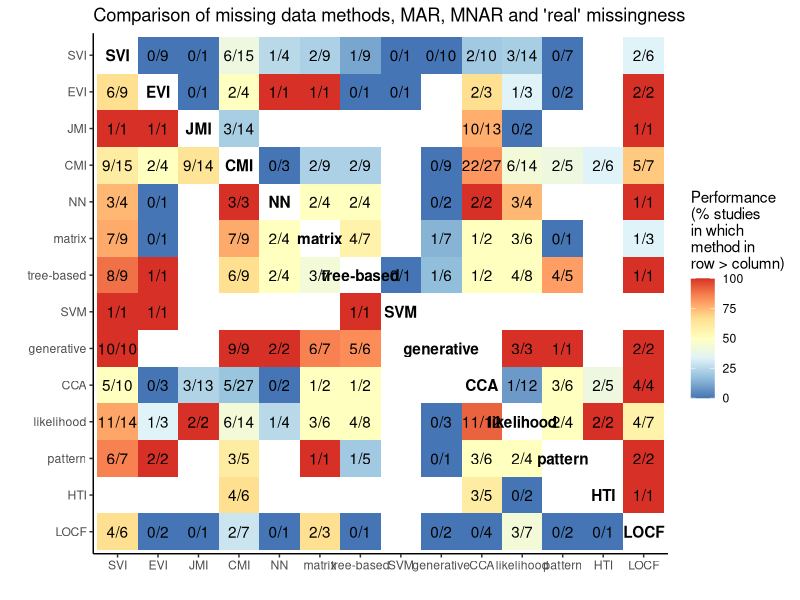
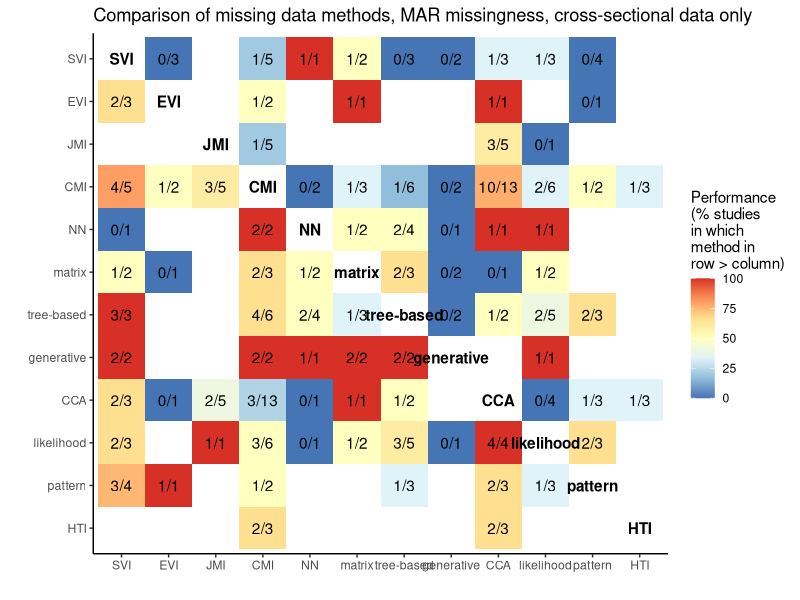
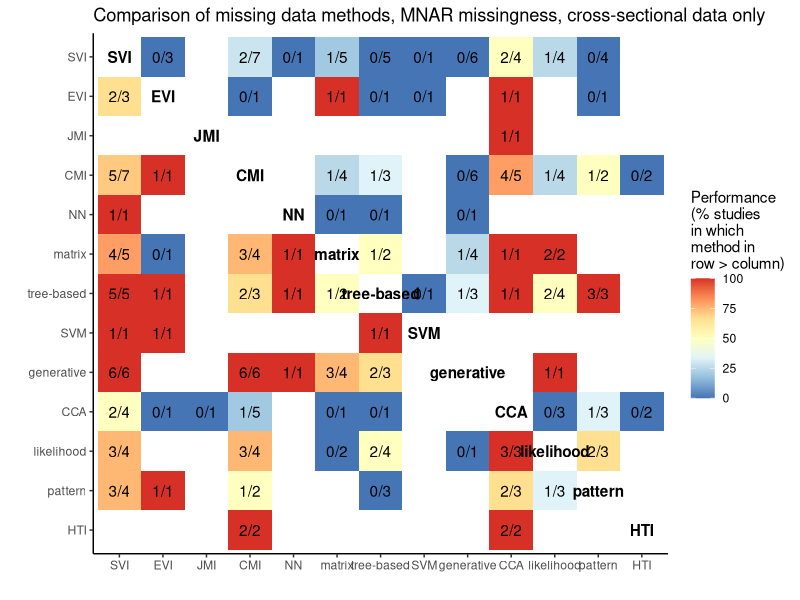
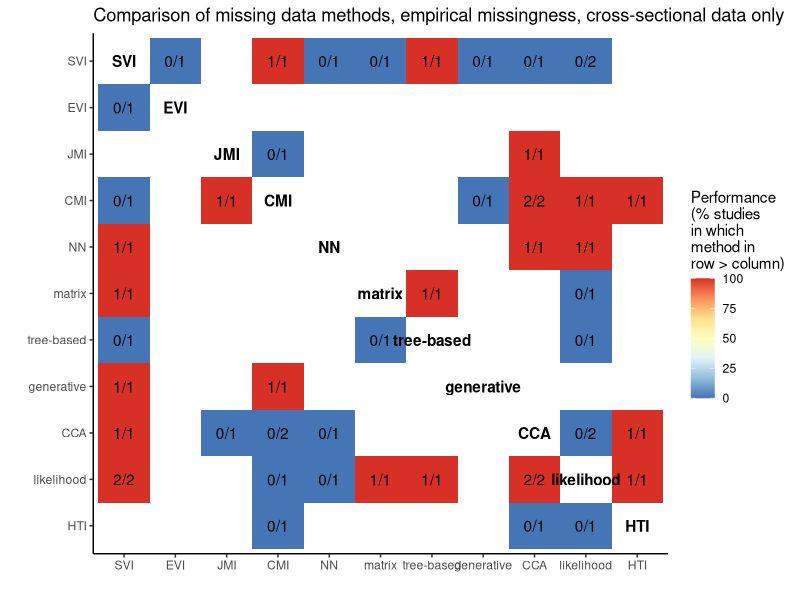
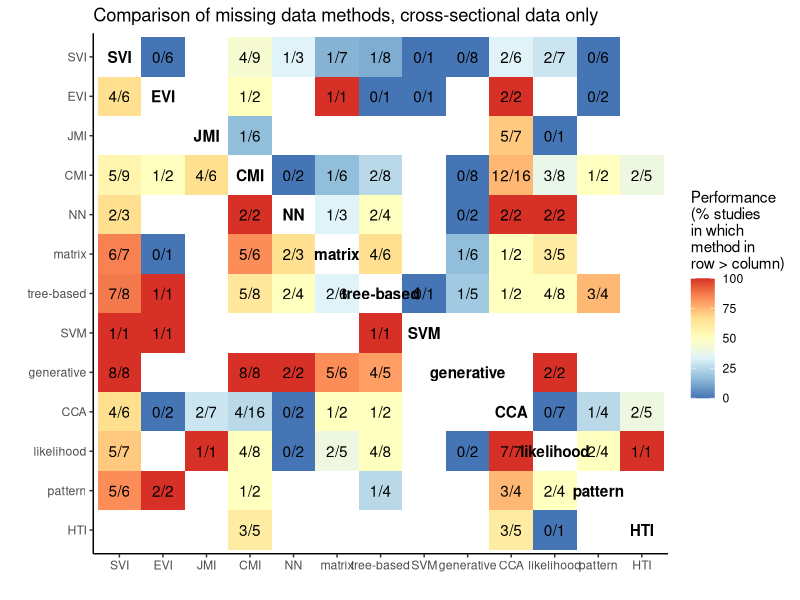
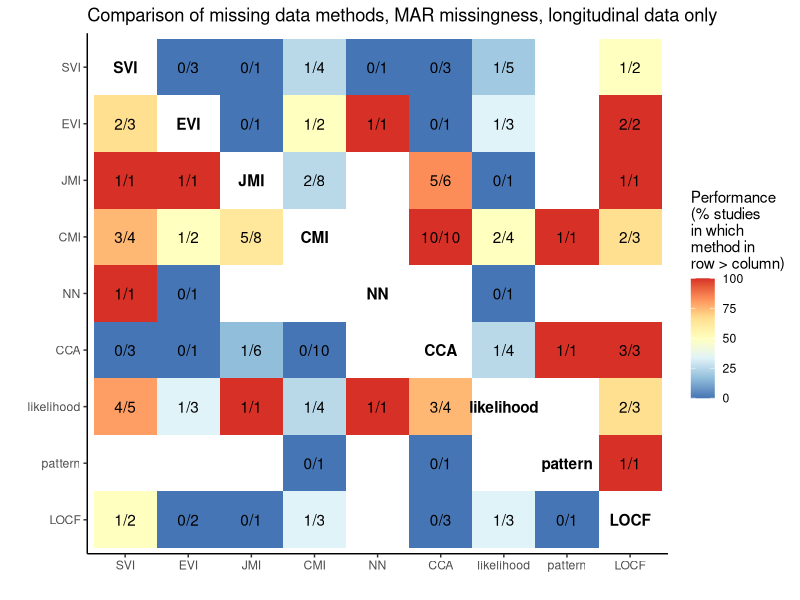
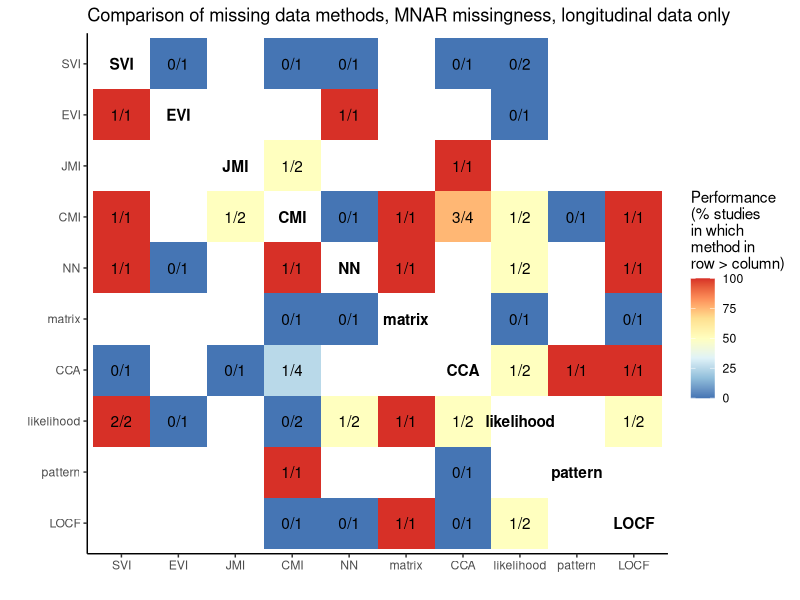
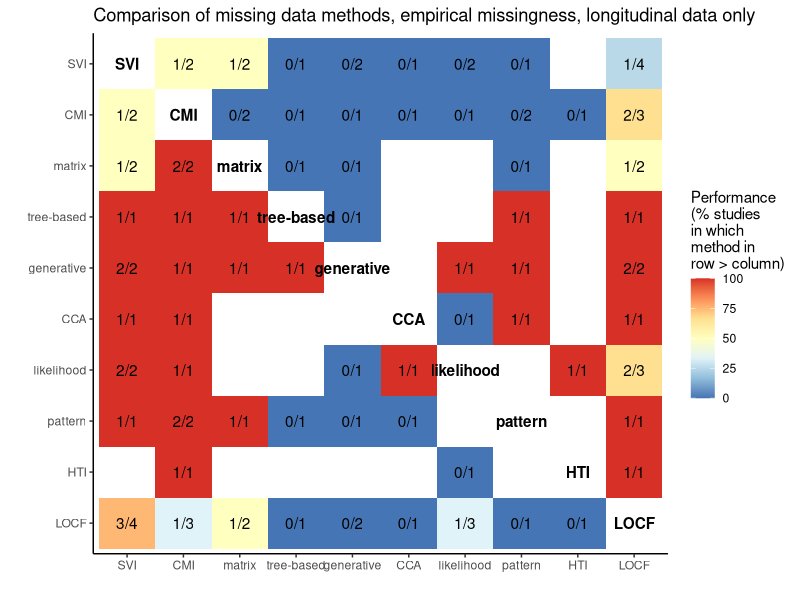

Recreate these plots in R, in order.
# lit review
library(tidyverse)
dat <- readxl::read_excel("./asreview_result_clinical-applications-of-ai.xlsx", sheet = "Export", na = "0") #%>% select(-RNN)

# analyze data
analyze <- function(data) {
  # exclude unused methods and paper characteristics (columns 1-4)
  excl <- colMeans(data, na.rm=TRUE)=="NaN"
  excl[1:4] <- TRUE
  
  # labels of used methods
  methods <- names(data)[!excl]
  
  results <- purrr::map_dfr(1:length(methods), function(x) {
    purrr::map_dfr(methods, function(y) {
      sum(data[, methods[x]] < data[, y], na.rm = TRUE) %>%
        c(., sum(data[, methods[x]] > 0 &
                   data[, y] > 0, na.rm = TRUE)) %>%
        setNames(., c("count", "total")) #name per method: c(methods[x],paste0(methods[x], "_sum"))
    }) %>%
      cbind(method = methods[x], versus = methods, .)
  }) %>%
    mutate(
      method = factor(method, levels = rev(methods)),
      versus = factor(versus, levels = methods),
      label = paste0(count, "/", total)
    )
  is.na(results$label) <- results[, "label"] == "0/0"
  results$diag <- results[, "method"] == results[, "versus"]
  results[results$diag, "label"] <- methods
  results[results$diag, "count"] <- NA
  return(results)
}

# plot results
plot_results <- function(results, title_text){
  ggplot(results, aes(x=versus, y=method, fill=100*count/total, label = label, fontface = ifelse(diag, 2,1)))+
    geom_tile() +
    geom_text() +
    labs(x = "", y="", title = title_text) +
    scale_fill_distiller(palette = "RdYlBu", name = "Performance \n(% studies \nin which \nmethod in \nrow > column)", na.value = "white") + #, low="white", high="darkgrey", na.value = "white") +
    theme_classic()
}

# for all studies combined
results_full <-analyze(dat)
plot_results(results_full, "Comparison of missing data methods, MAR, MNAR and 'real' missingness")

# # longitudinal only
# results_long <- dat %>% 
#   filter(longitudinal==1) %>% 
#   analyze()
# plot_results(results_long, "Comparison of missing data methods, all longitudinal data")

# # cross-sectional only
# results_cros <- dat %>% 
#   filter(is.na(longitudinal)) %>% 
#   analyze()
# plot_results(results_cros, "Comparison of missing data methods, all cross-sectional data")

# MAR, cross-sectional only
results_MAR_cros <- dat %>% filter(MAR==1) %>%
  filter(is.na(longitudinal)) %>%
  analyze() %>% 
  plot_results("Comparison of missing data methods, MAR missingness, cross-sectional data only")
results_MAR_cros

# MNAR, cross-sectional only
results_MNAR_cros <- dat %>% filter(MNAR==1) %>% 
  filter(is.na(longitudinal)) %>% 
  analyze() %>% 
  plot_results("Comparison of missing data methods, MNAR missingness, cross-sectional data only")
results_MNAR_cros

# empirical cross-sectional only
results_emp_cros <- dat %>% filter(empirical==1) %>% 
  filter(is.na(longitudinal)) %>% 
  analyze() %>% 
  plot_results("Comparison of missing data methods, empirical missingness, cross-sectional data only")
results_emp_cros

# all cross-sectional
results_all_cros <- dat %>% 
  filter(is.na(longitudinal)) %>% 
  analyze() %>% 
  plot_results("Comparison of missing data methods, cross-sectional data only")
results_all_cros

# MAR longitudinal only
results_MAR_long <- dat %>% filter(MAR==1) %>% 
  filter(longitudinal==1) %>% 
  analyze() %>% 
  plot_results("Comparison of missing data methods, MAR missingness, longitudinal data only")
results_MAR_long

# MNAR longitudinal only
results_MNAR_long <- dat %>% filter(MNAR==1) %>% 
  filter(longitudinal==1) %>% 
  analyze() %>% 
  plot_results("Comparison of missing data methods, MNAR missingness, longitudinal data only")
results_MNAR_long

# empirical longitudinal only
results_emp_long <- dat %>% filter(empirical==1) %>% 
  filter(longitudinal==1) %>% 
  analyze() %>% 
  plot_results("Comparison of missing data methods, empirical missingness, longitudinal data only")
results_emp_long

# all longitudinal
results_all_long <- dat %>% 
  filter(longitudinal==1) %>% 
  analyze() %>% 
  plot_results("Comparison of missing data methods, longitudinal data only")
results_all_long


# combine plots
library(patchwork)
excl_cros <- apply(dat[is.na(dat$longitudinal),-c(1:4)], 2, function(x){all(is.na(x))}) %>% c(rep(TRUE, 4),.)
excl_long <- apply(dat[dat$longitudinal==1,-c(1:4)], 2, function(x){all(is.na(x))}) %>% c(rep(TRUE,4),.) #dat %>% filter(longitudinal==1) %>% colMeans(., na.rm=TRUE) == "NaN"

# cross-sectional
(results_MAR_cros + scale_y_discrete(limits = rev(names(dat)[!excl_cros]))) +
  (results_MNAR_cros + scale_y_discrete(limits = rev(names(dat)[!excl_cros]))) +
  (results_emp_cros + scale_y_discrete(limits = rev(names(dat)[!excl_cros]))) +
  plot_layout(guides = 'collect')

# longitudinal
(results_MAR_long + scale_y_discrete(limits = rev(names(dat)[!excl_long]))) +
(results_MNAR_long + scale_y_discrete(limits = rev(names(dat)[!excl_long]))) +
(results_emp_long + scale_y_discrete(limits = rev(names(dat)[!excl_long]))) +
  plot_layout(guides = 'collect')
# OLD CODE
# results <- purrr::map_dfr(1:15, function(x){
#   purrr::map_dfr(methods, function(y){
#     sum(dat[, methods[x]]<dat[,y], na.rm=TRUE) %>% 
#       c(., sum(dat[, methods[x]]> 0 & dat[,y] > 0, na.rm = TRUE)) %>% 
#       setNames(., c("count", "total")) #name per method: c(methods[x],paste0(methods[x], "_sum"))
#     }) %>% 
#     cbind(method = methods[x], versus = methods, .)}) %>% 
#   mutate(method = factor(method, levels=rev(methods)),
#          versus = factor(versus, levels=methods),
#          label = paste0(count,"/",total)) 
# is.na(results$label) <- results[, "label"]=="0/0"
# results[results[,"method"]==results[,"versus"], "label"] <- methods


# MNAR_results <- purrr::map_dfr(1:19, function(x){
#   purrr::map_dfr(methods, function(y){
#     sum(MNAR_dat[, methods[x]]< MNAR_dat[,y], na.rm=TRUE) %>% 
#       c(., sum(MNAR_dat[, methods[x]]> 0 & MNAR_dat[,y] > 0, na.rm = TRUE)) %>% 
#       setNames(., c("count", "total")) #name per method: c(methods[x],paste0(methods[x], "_sum"))
#   }) %>% 
#     cbind(method = methods[x], versus = methods, .)}) %>% 
#   mutate(method = factor(method, levels=rev(methods)),
#          versus = factor(versus, levels=methods),
#          label = paste0(count,"/",total)) 
# is.na(MNAR_results$label) <- MNAR_results[, "label"]=="0/0"
# MNAR_results[results[,"method"]==MNAR_results[,"versus"], "label"] <- methods

# # check which methods are not used at all
# MNAR_results <- MNAR_results %>% 
#   filter(method != "RNN") %>% filter(method != "kernel") %>% 
#   filter(versus != "RNN") %>% filter(versus != "kernel")

# ggplot(results_MNAR, aes(x=versus, y=method, fill=count/total, label = label))+
#   geom_tile() +
#   geom_text() +
#   labs(x = "", y="", title = "Comparison of missing data methods, MNAR mmissingness only") +
#   scale_fill_gradient(name = "Performance \n(row > column)", low="white", high="darkgrey", na.value = "white") +
#   theme_bw()
